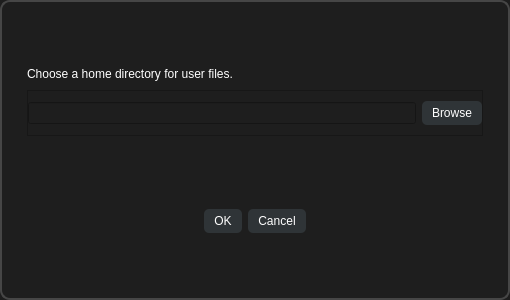
<?xml version="1.0" encoding="UTF-8"?>
<ui version="4.0">
 <class>SettingsDialog</class>
 <widget class="QDialog" name="SettingsDialog">
  <property name="geometry">
   <rect>
    <x>0</x>
    <y>0</y>
    <width>510</width>
    <height>300</height>
   </rect>
  </property>
  <property name="windowTitle">
   <string>Dialog</string>
  </property>
  <property name="styleSheet">
   <string notr="true">QFrame#frame {
	border: 1.5px solid rgb(70, 70, 70);
	border-radius: 10px;
}

* {
	background-color: rgb(30, 30, 30);
	font: 12pt &quot;Segoe UI&quot;;
	color: rgb(255, 255, 255);
}
QPushButton{
	background-color: rgb(47, 52, 55);
	border-radius: 5px;
	padding: 5px 10px 5px 10px;
}
QPushButton:hover 
{ background-color: #3E3E3E; }</string>
  </property>
  <layout class="QVBoxLayout" name="verticalLayout">
   <property name="spacing">
    <number>0</number>
   </property>
   <property name="leftMargin">
    <number>0</number>
   </property>
   <property name="topMargin">
    <number>0</number>
   </property>
   <property name="rightMargin">
    <number>0</number>
   </property>
   <property name="bottomMargin">
    <number>0</number>
   </property>
   <item>
    <widget class="QFrame" name="frame">
     <property name="frameShape">
      <enum>QFrame::StyledPanel</enum>
     </property>
     <property name="frameShadow">
      <enum>QFrame::Raised</enum>
     </property>
     <layout class="QVBoxLayout" name="verticalLayout_2">
      <property name="spacing">
       <number>9</number>
      </property>
      <property name="leftMargin">
       <number>25</number>
      </property>
      <property name="topMargin">
       <number>0</number>
      </property>
      <property name="rightMargin">
       <number>25</number>
      </property>
      <property name="bottomMargin">
       <number>0</number>
      </property>
      <item>
       <spacer name="verticalSpacer">
        <property name="orientation">
         <enum>Qt::Vertical</enum>
        </property>
        <property name="sizeHint" stdset="0">
         <size>
          <width>20</width>
          <height>40</height>
         </size>
        </property>
       </spacer>
      </item>
      <item>
       <widget class="QLabel" name="label">
        <property name="text">
         <string>Choose a home directory for user files.</string>
        </property>
       </widget>
      </item>
      <item>
       <widget class="QFrame" name="frame_2">
        <property name="frameShape">
         <enum>QFrame::StyledPanel</enum>
        </property>
        <property name="frameShadow">
         <enum>QFrame::Raised</enum>
        </property>
        <layout class="QHBoxLayout" name="horizontalLayout">
         <property name="leftMargin">
          <number>0</number>
         </property>
         <property name="topMargin">
          <number>10</number>
         </property>
         <property name="rightMargin">
          <number>0</number>
         </property>
         <property name="bottomMargin">
          <number>10</number>
         </property>
         <item>
          <widget class="QLineEdit" name="directoryTextField"/>
         </item>
         <item>
          <widget class="QPushButton" name="browseButton">
           <property name="text">
            <string>Browse</string>
           </property>
          </widget>
         </item>
        </layout>
       </widget>
      </item>
      <item>
       <spacer name="verticalSpacer_2">
        <property name="orientation">
         <enum>Qt::Vertical</enum>
        </property>
        <property name="sizeHint" stdset="0">
         <size>
          <width>20</width>
          <height>40</height>
         </size>
        </property>
       </spacer>
      </item>
      <item>
       <widget class="QDialogButtonBox" name="buttonBox">
        <property name="orientation">
         <enum>Qt::Horizontal</enum>
        </property>
        <property name="standardButtons">
         <set>QDialogButtonBox::Cancel|QDialogButtonBox::Ok</set>
        </property>
        <property name="centerButtons">
         <bool>true</bool>
        </property>
       </widget>
      </item>
      <item>
       <spacer name="verticalSpacer_3">
        <property name="orientation">
         <enum>Qt::Vertical</enum>
        </property>
        <property name="sizeHint" stdset="0">
         <size>
          <width>20</width>
          <height>40</height>
         </size>
        </property>
       </spacer>
      </item>
     </layout>
    </widget>
   </item>
  </layout>
 </widget>
 <resources/>
 <connections>
  <connection>
   <sender>buttonBox</sender>
   <signal>accepted()</signal>
   <receiver>SettingsDialog</receiver>
   <slot>accept()</slot>
   <hints>
    <hint type="sourcelabel">
     <x>248</x>
     <y>254</y>
    </hint>
    <hint type="destinationlabel">
     <x>157</x>
     <y>274</y>
    </hint>
   </hints>
  </connection>
  <connection>
   <sender>buttonBox</sender>
   <signal>rejected()</signal>
   <receiver>SettingsDialog</receiver>
   <slot>reject()</slot>
   <hints>
    <hint type="sourcelabel">
     <x>316</x>
     <y>260</y>
    </hint>
    <hint type="destinationlabel">
     <x>286</x>
     <y>274</y>
    </hint>
   </hints>
  </connection>
 </connections>
</ui>
